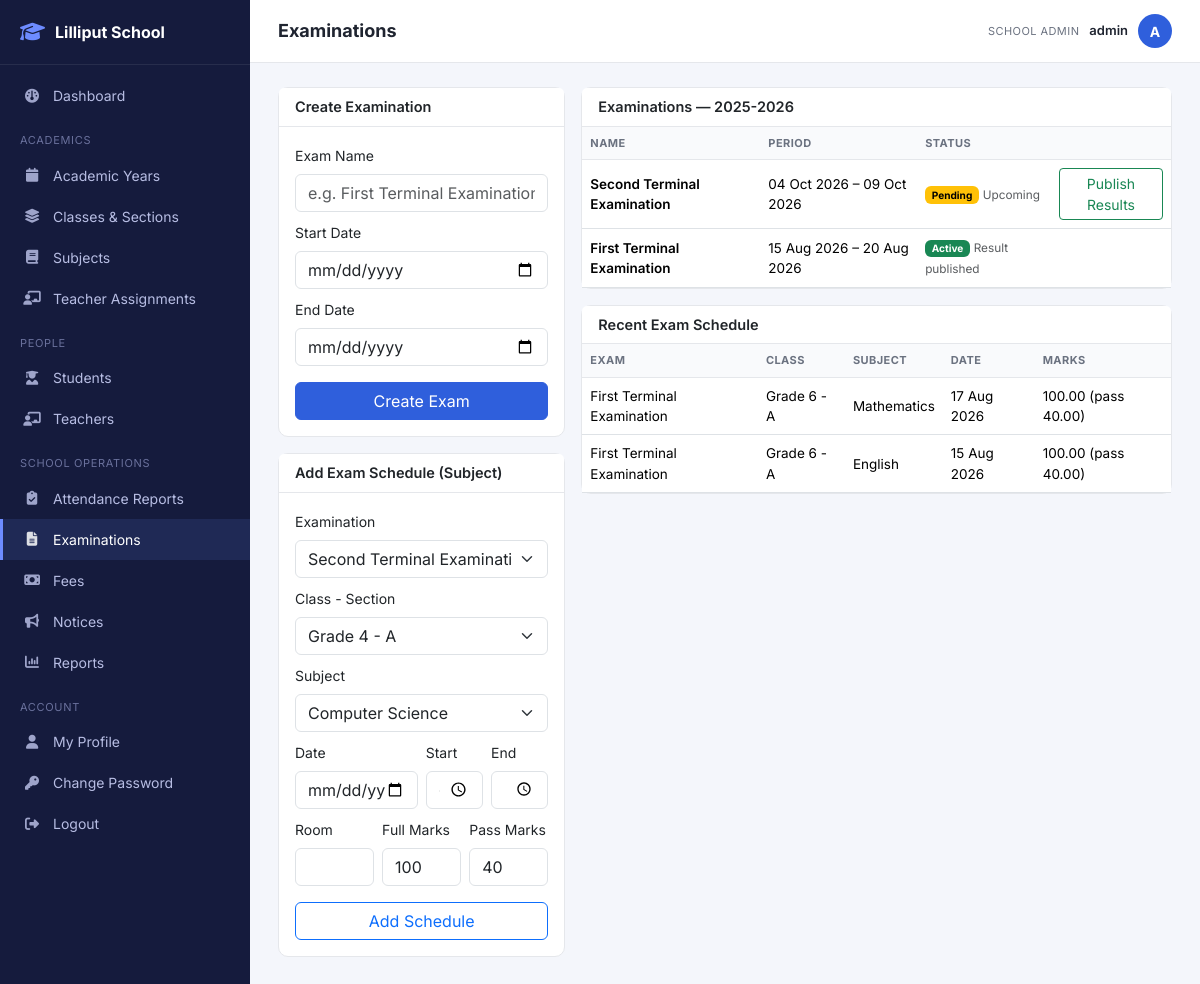
The page /admin/exams.php (signed in) on the database its author committed.
### tables this page shows
CREATE TABLE academic_years (
    id INT AUTO_INCREMENT PRIMARY KEY,
    name VARCHAR(20) NOT NULL UNIQUE,
    start_date DATE NOT NULL,
    end_date DATE NOT NULL,
    is_active TINYINT(1) NOT NULL DEFAULT 0
);

CREATE TABLE exams (
    id INT AUTO_INCREMENT PRIMARY KEY,
    name VARCHAR(100) NOT NULL,
    academic_year_id INT NOT NULL,
    start_date DATE NOT NULL,
    end_date DATE NOT NULL,
    status ENUM('upcoming','ongoing','completed','result_published') NOT NULL DEFAULT 'upcoming',
    FOREIGN KEY (academic_year_id) REFERENCES academic_years(id) ON DELETE CASCADE
);

CREATE TABLE exam_schedule (
    id INT AUTO_INCREMENT PRIMARY KEY,
    exam_id INT NOT NULL,
    class_section_id INT NOT NULL,
    subject_id INT NOT NULL,
    exam_date DATE NOT NULL,
    start_time TIME NOT NULL,
    end_time TIME NOT NULL,
    room VARCHAR(30) NULL,
    full_marks DECIMAL(6,2) NOT NULL DEFAULT 100,
    pass_marks DECIMAL(6,2) NOT NULL DEFAULT 40,
    UNIQUE KEY uq_exam_cs_subject (exam_id, class_section_id, subject_id),
    FOREIGN KEY (exam_id) REFERENCES exams(id) ON DELETE CASCADE,
    FOREIGN KEY (class_section_id) REFERENCES class_sections(id) ON DELETE CASCADE,
    FOREIGN KEY (subject_id) REFERENCES subjects(id) ON DELETE CASCADE
);

CREATE TABLE classes (
    id INT AUTO_INCREMENT PRIMARY KEY,
    name VARCHAR(30) NOT NULL UNIQUE,
    sort_order INT NOT NULL DEFAULT 0
);

CREATE TABLE sections (
    id INT AUTO_INCREMENT PRIMARY KEY,
    name VARCHAR(10) NOT NULL UNIQUE
);

CREATE TABLE subjects (
    id INT AUTO_INCREMENT PRIMARY KEY,
    name VARCHAR(80) NOT NULL,
    code VARCHAR(20) NOT NULL UNIQUE,
    description VARCHAR(255) NULL,
    status ENUM('active','inactive') NOT NULL DEFAULT 'active'
);

### admin/exams.php (the view, shortened to what this page needs)
<?php
$db = Database::connection();
$activeYear = $db->query("SELECT * FROM academic_years WHERE is_active=1 LIMIT 1")->fetch();
$classSections = [];
$subjects = [];
if ($activeYear) {
    $classSections = $db->prepare("
        SELECT cs.id, c.name AS class_name, sec.name AS section_name
        FROM class_sections cs JOIN classes c ON c.id=cs.class_id JOIN sections sec ON sec.id=cs.section_id
        WHERE cs.academic_year_id = :y ORDER BY c.sort_order, sec.name
    ");
    $classSections->execute(['y' => $activeYear['id']]);
    $classSections = $classSections->fetchAll();
    $subjects = $db->query("SELECT id, name FROM subjects WHERE status='active' ORDER BY name")->fetchAll();
}
$exams = $db->prepare('SELECT * FROM exams WHERE academic_year_id = :y ORDER BY start_date DESC');
$exams->execute(['y' => $activeYear['id'] ?? 0]);
$exams = $exams->fetchAll();
$schedules = $db->query("
    SELECT es.*, e.name AS exam_name, c.name AS class_name, sec.name AS section_name, subj.name AS subject_name
    FROM exam_schedule es
    JOIN exams e ON e.id = es.exam_id
    JOIN class_sections cs ON cs.id = es.class_section_id
    JOIN classes c ON c.id = cs.class_id
    JOIN sections sec ON sec.id = cs.section_id
    JOIN subjects subj ON subj.id = es.subject_id
    ORDER BY es.exam_date DESC LIMIT 30
")->fetchAll();
include __DIR__ . '/../includes/layout_start.php';
?>
<div class="row g-3">
    <div class="col-lg-4">
        <div class="card mb-3">
            <div class="card-header">Create Examination</div>
            <div class="card-body">
                <form method="post">
                    <div class="mb-2"><label class="form-label small">Exam Name</label><input class="form-control" name="name" required placeholder="e.g. First Terminal Examination"></div>
                    <div class="mb-2"><label class="form-label small">Start Date</label><input class="form-control" type="date" name="start_date" required></div>
                    <div class="mb-3"><label class="form-label small">End Date</label><input class="form-control" type="date" name="end_date" required></div>
                    <button class="btn btn-primary w-100">Create Exam</button>
                </form>
            </div>
        </div>
        <div class="card">
            <div class="card-header">Add Exam Schedule (Subject)</div>
            <div class="card-body">
                <form method="post">
                    <div class="mb-2">
                        <label class="form-label small">Examination</label>
                        <select name="exam_id" class="form-select" required>
                            <?php foreach ($exams as $ex): ?><option value="<?= (int)$ex['id'] ?>"><?= e($ex['name']) ?></option><?php endforeach; ?>
                        </select>
                    </div>
                    <div class="mb-2">
                        <label class="form-label small">Class - Section</label>
                        <select name="class_section_id" class="form-select" required>
                            <?php foreach ($classSections as $cs): ?><option value="<?= (int)$cs['id'] ?>"><?= e($cs['class_name'].' - '.$cs['section_name']) ?></option><?php endforeach; ?>
                        </select>
                    </div>
                    <div class="mb-2">
                        <label class="form-label small">Subject</label>
                        <select name="subject_id" class="form-select" required>
                            <?php foreach ($subjects as $s): ?><option value="<?= (int)$s['id'] ?>"><?= e($s['name']) ?></option><?php endforeach; ?>
                        </select>
                    </div>
                    <div class="row g-2 mb-2">
                        <div class="col-6"><label class="form-label small">Date</label><input class="form-control" type="date" name="exam_date" required></div>
                        <div class="col-3"><label class="form-label small">Start</label><input class="form-control" type="time" name="start_time" required></div>
                        <div class="col-3"><label class="form-label small">End</label><input class="form-control" type="time" name="end_time" required></div>
                    </div>
                    <div class="row g-2 mb-3">
                        <div class="col-4"><label class="form-label small">Room</label><input class="form-control" name="room"></div>
                        <div class="col-4"><label class="form-label small">Full Marks</label><input class="form-control" type="number" name="full_marks" value="100"></div>
                        <div class="col-4"><label class="form-label small">Pass Marks</label><input class="form-control" type="number" name="pass_marks" value="40"></div>
                    </div>
                    <button class="btn btn-outline-primary w-100">Add Schedule</button>
                </form>
            </div>
        </div>
    </div>
    <div class="col-lg-8">
        <div class="card mb-3">
            <div class="card-header">Examinations — <?= $activeYear ? e($activeYear['name']) : '-' ?></div>
            <div class="table-responsive">
                <table class="table mb-0">
                    <thead><tr><th>Name</th><th>Period</th><th>Status</th><th></th></tr></thead>
                    <tbody>
                    <?php foreach ($exams as $ex): ?>
                        <tr>
                            <td class="fw-semibold"><?= e($ex['name']) ?></td>
                            <td><?= format_date($ex['start_date']) ?> &ndash; <?= format_date($ex['end_date']) ?></td>
                            <td><?= status_badge($ex['status'] === 'result_published' ? 'active' : ($ex['status'] === 'upcoming' ? 'pending' : $ex['status'])) ?> <span class="small text-muted"><?= e(str_replace('_',' ',ucfirst($ex['status']))) ?></span></td>
                            <td>
                                <?php if ($ex['status'] !== 'result_published'): ?>
                                <form method="post" data-confirm="Publish results for <?= e($ex['name']) ?>? Students and parents will see them immediately.">
                                    <button class="btn btn-sm btn-outline-success">Publish Results</button>
                                </form>
                                <?php endif; ?>
                            </td>
                        </tr>
                    <?php endforeach; ?>
                    </tbody>
                </table>
            </div>
        </div>
        <div class="card">
            <div class="card-header">Recent Exam Schedule</div>
            <div class="table-responsive">
                <table class="table mb-0">
                    <thead><tr><th>Exam</th><th>Class</th><th>Subject</th><th>Date</th><th>Marks</th></tr></thead>
                    <tbody>
                    <?php foreach ($schedules as $s): ?>
                        <tr>
                            <td><?= e($s['exam_name']) ?></td>
                            <td><?= e($s['class_name'].' - '.$s['section_name']) ?></td>
                            <td><?= e($s['subject_name']) ?></td>
                            <td><?= format_date($s['exam_date']) ?></td>
                            <td><?= e($s['full_marks']) ?> (pass <?= e($s['pass_marks']) ?>)</td>
                        </tr>
                    <?php endforeach; ?>
                    </tbody>
                </table>
            </div>
        </div>
    </div>
</div>
<?php include __DIR__ . '/../includes/layout_end.php'; ?>

### core/helpers.php (shortened to what this page needs)
<?php
function e(?string $value): string
{
    return htmlspecialchars((string)($value ?? ''), ENT_QUOTES, 'UTF-8');
}
function format_date(?string $date, string $fmt = 'd M Y'): string
{
    $d = DateTime::createFromFormat('Y-m-d', substr($date, 0, 10));
    return $d ? $d->format($fmt) : $date;
}
function status_badge(string $status): string
{
    $map = [
        'active' => 'success', 'present' => 'success', 'paid' => 'success', 'pass' => 'success',
        'inactive' => 'secondary', 'left' => 'secondary',
        'absent' => 'danger', 'unpaid' => 'danger', 'fail' => 'danger',
        'late' => 'warning', 'partial' => 'warning', 'pending' => 'warning',
        'transferred' => 'info', 'graduated' => 'primary',
        'submitted' => 'info', 'checked' => 'primary',
        'approved' => 'success', 'rejected' => 'danger',
        'upcoming' => 'info', 'ongoing' => 'warning', 'completed' => 'secondary', 'result_published' => 'success',
    ];
    $color = $map[$status] ?? 'secondary';
    return '<span class="badge text-bg-' . $color . '">' . e(ucfirst($status)) . '</span>';
}

### assets/css/style.css (style rules this page uses)
:root { --sidebar-width: 250px; --brand-color: #2f5fdc; --brand-color-dark: #1e3fa0; --bg-soft: #f4f6fb; --text-muted: #6b7280; --border-color: #e5e7eb; --radius: 10px; }
* { box-sizing: border-box; }
body { font-family: 'Inter', -apple-system, BlinkMacSystemFont, sans-serif; background: var(--bg-soft); color: #1f2430; margin: 0; }
.card { border: 1px solid var(--border-color); border-radius: var(--radius); }
.card-header { background: #fff; border-bottom: 1px solid var(--border-color); font-weight: 600; font-size: 14.5px; }
.table { font-size: 13.5px; }
.table thead th { background: #f9fafc; text-transform: uppercase; font-size: 11px; letter-spacing: .04em; color: var(--text-muted); font-weight: 700; border-bottom: 1px solid var(--border-color); }
.table td { vertical-align: middle; }
.btn-primary { background: var(--brand-color); border-color: var(--brand-color); }

### rows shown on the page
academic_years: name "2025-2026"
exams: name "Second Terminal Examination", start_date "04 Oct 2026", end_date "09 Oct 2026", status "Pending", status "Upcoming"
exams: name "First Terminal Examination", start_date "15 Aug 2026", end_date "20 Aug 2026", status "Active", status "Result published"
exam_schedule: exam.name "First Terminal Examination", classes.name "Grade 6 - A", subject.name "Mathematics", exam_date "17 Aug 2026", full_marks "100.00", pass_marks "40.00"
exam_schedule: exam.name "First Terminal Examination", classes.name "Grade 6 - A", subject.name "English", exam_date "15 Aug 2026", full_marks "100.00", pass_marks "40.00"

### other values the page prints
$label "Dashboard Academic Years Classes & Sections Subjects Teacher Assignments Students Teachers Attendance Reports Examinations Fees Notices Reports My Profile Change Password"
$pageTitle "Examinations"
role_label(Auth::role()) "SCHOOL ADMIN"
Auth::username() "admin"
substr(Auth::username(), 0, 1) "A"
form field exam_id "Second Terminal Examination"
form field class_section_id "Grade 4 - A"
form field subject_id "Computer Science"
